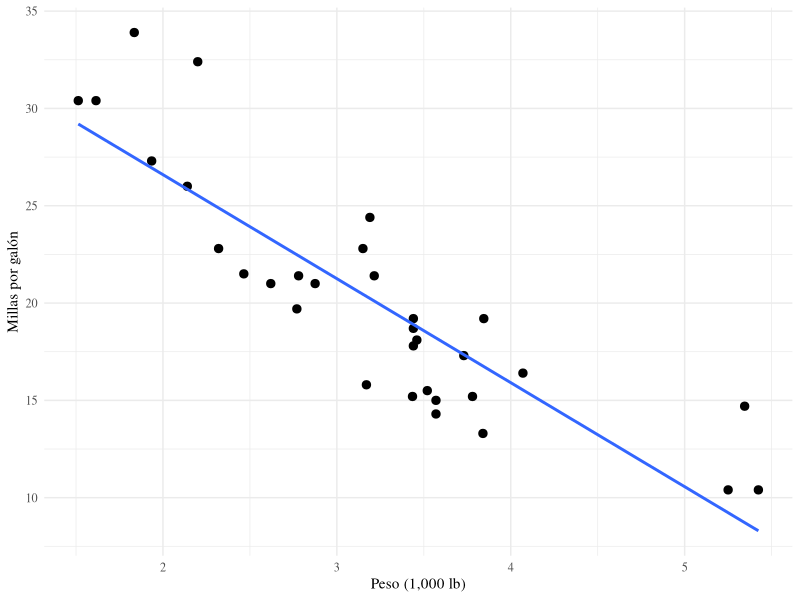

Here is the R script that generated this plot: (Note: this script raises an error after producing the figure.)
## ---- chunk 1
# ============================================================
# CONFIGURACIÓN GENERAL
# ============================================================
knitr::opts_chunk$set(
  echo = FALSE,
  warning = FALSE,
  message = FALSE
)

# ============================================================
# LIBRERÍAS (Agregue aquí todas las librerías que necesite)
# ============================================================
suppressPackageStartupMessages({
library(tidyverse)
library(knitr)
library(flextable)
})
## ---- chunk 2
datos_tabla <- mtcars |>
  rownames_to_column("Modelo") |>
  select(Modelo, mpg, cyl, hp, wt) |>
  head(6)

ft <- flextable(datos_tabla) |>
  set_header_labels(Modelo = "Modelo",mpg = "Millas por galón",
    cyl = "Cilindros",hp = "Caballos de fuerza",wt = "Peso (1,000lb)") |>
  autofit() |>
  align(align = "center", part = "all") |>
  align(j = 1, align = "left", part = "all")
ft <- font(ft,fontname = "Times New Roman", part = "all")
ft
## ---- chunk 3
# puede ajustar el tamaño de la figura con fig.width y fig.height.
ggplot(mtcars, aes(x = wt, y = mpg)) +
  geom_point(size = 2.5) +
  geom_smooth(method = "lm", se = FALSE) +
  labs(x = "Peso (1,000 lb)", y = "Millas por galón") +
  theme_minimal(base_size = 11,base_family = "serif")
## ---- chunk 4
# Ejemplo:
knitr::include_graphics("PR.png")
